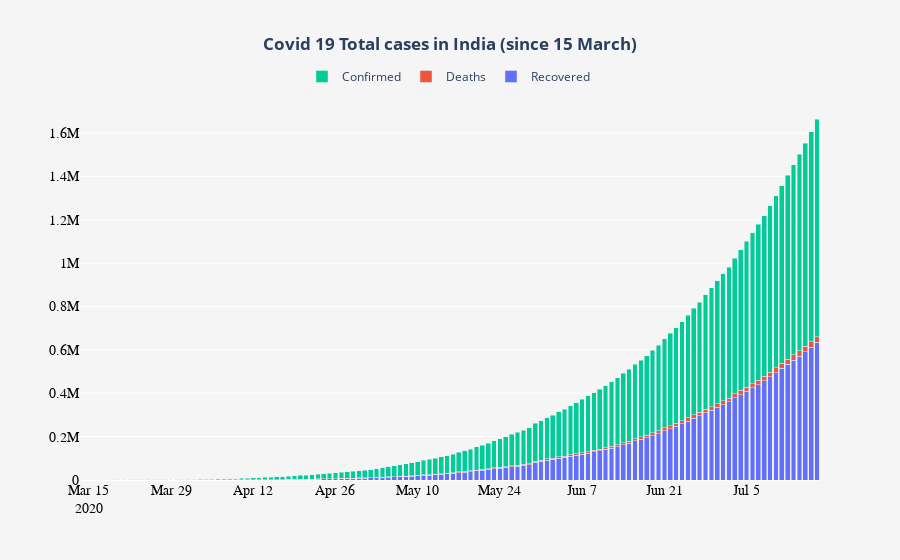

The notebook cell saved with this chart:
### Code cell
fig = go.Figure(go.Bar(x= df2.date, y= df2.cured, name='Recovered'))
fig.add_trace(go.Bar(x=df2.date, y= df2.deaths, name='Deaths'))
fig.add_trace(go.Bar(x=df2.date, y= df2.confirmed, name='Confirmed'))

fig.update_layout(barmode='stack',legend_orientation="h",legend=dict(x= 0.3, y=1.1),
                  xaxis={'categoryorder':'total descending'},
                 title_text='<b>Covid 19 Total cases in India (since 15 March)<b>',
                  title_x=0.5,
                 paper_bgcolor='whitesmoke',
                 plot_bgcolor = "whitesmoke",)
fig.update_xaxes(tickfont=dict(family='Rockwell', color='black', size=14))
fig.update_yaxes(tickfont=dict(family='Rockwell', color='black', size=14))
fig.show()
